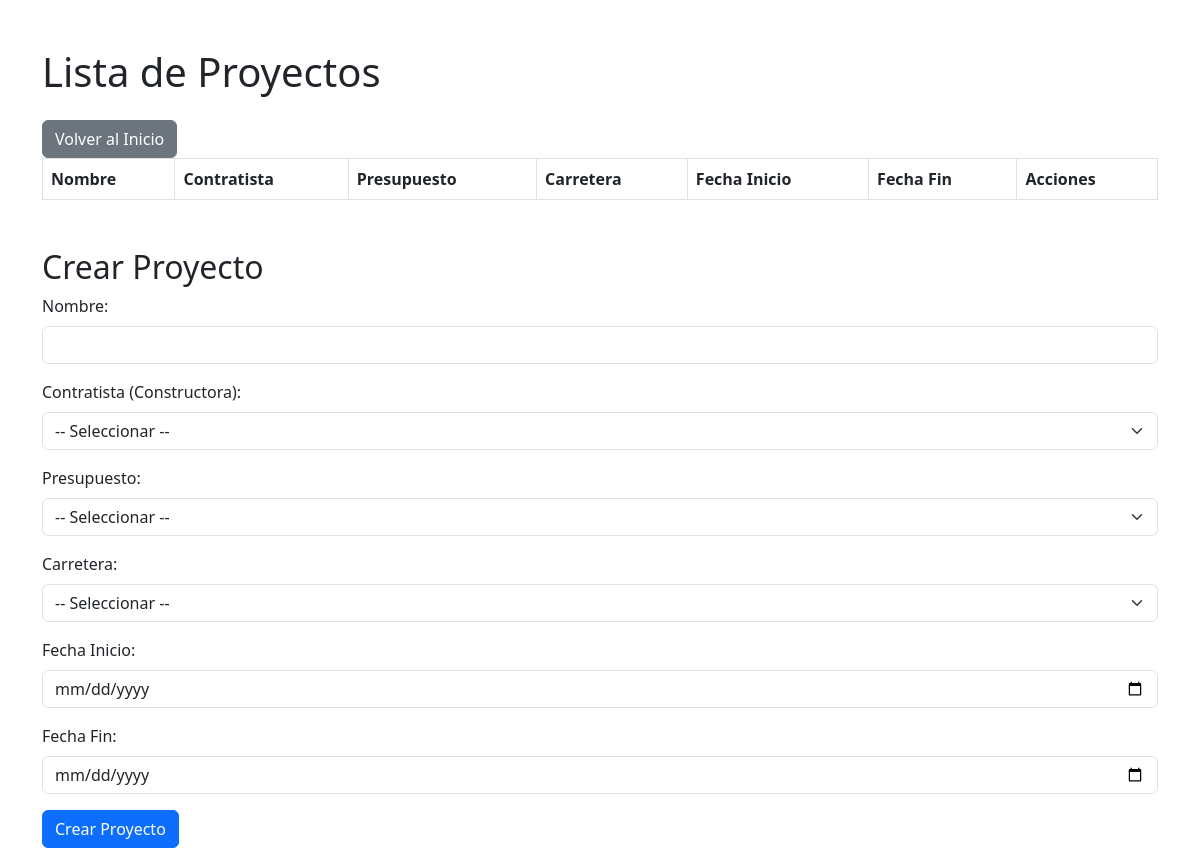
Before: /listar/proyectos/ with the older database file.
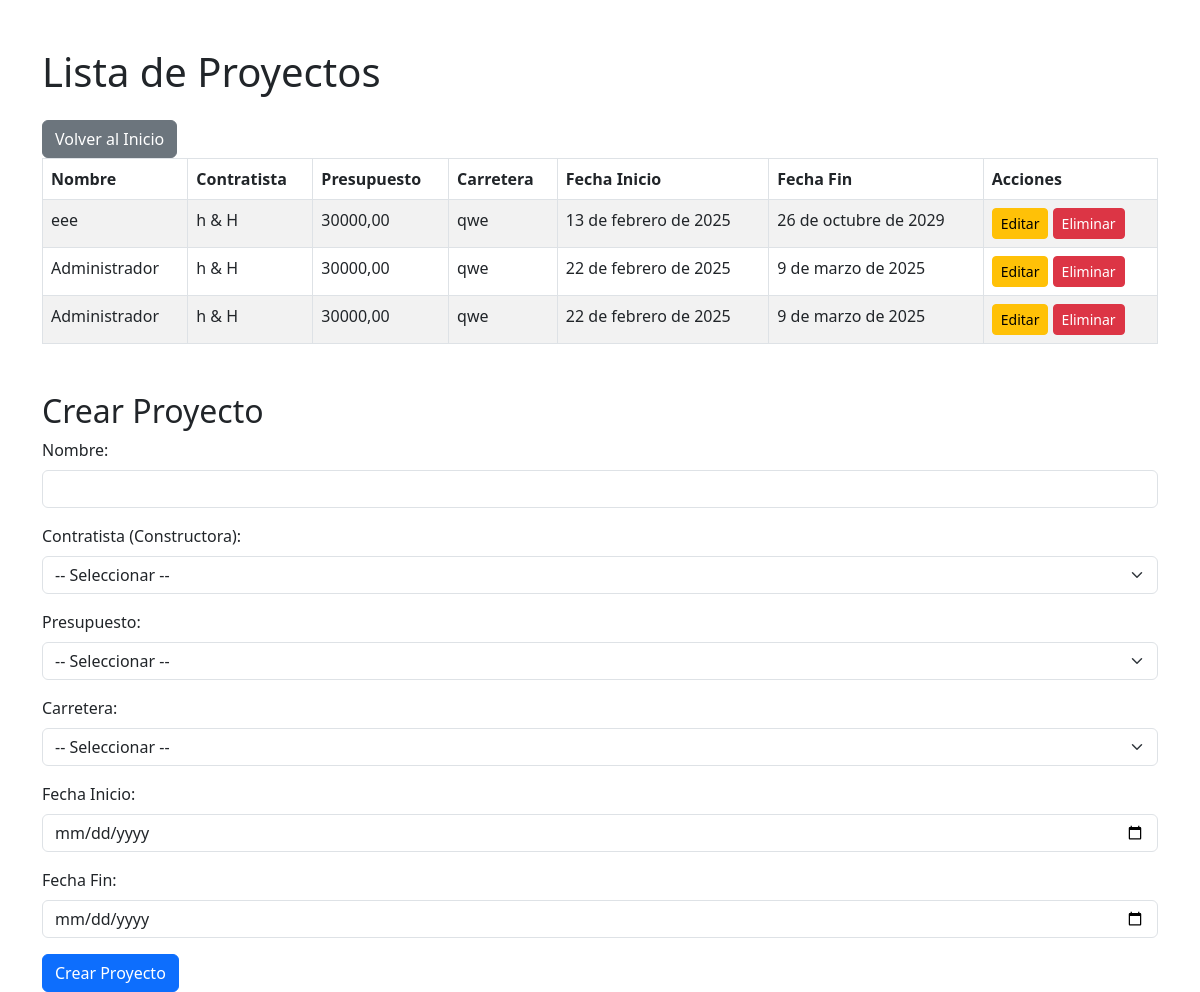
After: the same page with the newer database file.
### Aplicaciones/Obras/models.py (models this page shows, shortened)
class Proyecto(models.Model):
    nombre = models.CharField(max_length=200)
    constructora = models.ForeignKey(Constructora, on_delete=models.CASCADE)
    presupuesto = models.ForeignKey(Presupuesto, on_delete=models.CASCADE)
    carretera = models.ForeignKey(Carretera, on_delete=models.CASCADE)
    fecha_inicio = models.DateField()
    fecha_fin = models.DateField()

class Constructora(models.Model):
    nombre = models.CharField(max_length=200)
    direccion = models.CharField(max_length=500)
    telefono = models.CharField(max_length=20)
    representante = models.CharField(max_length=200)

class Presupuesto(models.Model):
    nombre = models.CharField(max_length=200)
    monto = models.DecimalField(max_digits=10, decimal_places=2)
    fecha = models.DateField()
    descripcion = models.TextField()

class Carretera(models.Model):
    nombre = models.CharField(max_length=200)
    ubicacion = models.CharField(max_length=500)
    longitud = models.FloatField()
    fecha_fin_estimada = models.DateField()

### Aplicaciones/Obras/views.py (the view)
# urls.py: path('listar/proyectos/', views.lista_proyectos, name='listar_proyectos'),
def lista_proyectos(request):
    proyectos = Proyecto.objects.all()  # Obtiene todos los proyectos
    constructoras = Constructora.objects.all()  # Obtiene todas las constructoras
    presupuestos = Presupuesto.objects.all()  # Obtiene todos los presupuestos
    carreteras = Carretera.objects.all()  # Obtiene todas las carreteras
    return render(request, 'lista_proyectos.html', {
        'proyectos': proyectos,
        'constructoras': constructoras,
        'presupuestos': presupuestos,
        'carreteras': carreteras
    })

### Aplicaciones/Obras/templates/lista_proyectos.html (shortened to what this page needs)
<!DOCTYPE html>
<html lang="es">
<head>
    <link href="https://cdn.jsdelivr.net/npm/bootstrap@5.3.0/dist/css/bootstrap.min.css" rel="stylesheet">
</head>
<body>
    <div class="container mt-5">
        <h1 class="mb-4">Lista de Proyectos</h1>
        <table class="table table-striped table-bordered">
            <thead>
                <tr>
                    <th>Nombre</th>
                    <th>Contratista</th>
                    <th>Presupuesto</th>
                    <th>Carretera</th>
                    <th>Fecha Inicio</th>
                    <th>Fecha Fin</th>
                    <th>Acciones</th>
                </tr>
            </thead>
            <tbody>
                {% for proyecto in proyectos %}
                    <tr>
                        <td>{{ proyecto.nombre }}</td>
                        <td>{{ proyecto.constructora.nombre }}</td>
                        <td>{{ proyecto.presupuesto.monto }}</td>
                        <td>{{ proyecto.carretera.nombre }}</td>
                        <td>{{ proyecto.fecha_inicio }}</td>
                        <td>{{ proyecto.fecha_fin }}</td>
                        <td>
                            <a href="{% url 'editar_proyecto' proyecto.pk %}" class="btn btn-warning btn-sm">Editar</a>
                            <a href="{% url 'eliminar_proyecto' proyecto.pk %}" class="btn btn-danger btn-sm">Eliminar</a>
                        </td>
                    </tr>
                {% endfor %}
            </tbody>
            <a href="{% url 'index' %}" class="btn btn-secondary">Volver al Inicio</a>
    </div>
        <h2 class="mt-5">Crear Proyecto</h2>
        <form action="{% url 'crear_proyecto' %}" method="POST">
            <div class="mb-3">
                <label for="nombre" class="form-label">Nombre:</label>
                <input type="text" name="nombre" id="nombre" class="form-control" required>
            </div>
            <div class="mb-3">
                <label for="constructora" class="form-label">Contratista (Constructora):</label>
                <select name="constructora" id="constructora" class="form-select" required>
                    <option value="">-- Seleccionar --</option>
                </select>
            </div>
            <div class="mb-3">
                <label for="presupuesto" class="form-label">Presupuesto:</label>
                <select name="presupuesto" id="presupuesto" class="form-select" required>
                    <option value="">-- Seleccionar --</option>
                </select>
            </div>
            <div class="mb-3">
                <label for="carretera" class="form-label">Carretera:</label>
                <select name="carretera" id="carretera" class="form-select" required>
                    <option value="">-- Seleccionar --</option>
                </select>
            </div>
            <div class="mb-3">
                <label for="fecha_inicio" class="form-label">Fecha Inicio:</label>
                <input type="date" name="fecha_inicio" id="fecha_inicio" class="form-control" required>
            </div>
            <div class="mb-3">
                <label for="fecha_fin" class="form-label">Fecha Fin:</label>
                <input type="date" name="fecha_fin" id="fecha_fin" class="form-control" required>
            </div>
            <button type="submit" class="btn btn-primary">Crear Proyecto</button>
        </form>
</body>
</html>

Changed rows visible on the page:
added Proyecto: nombre "eee", constructora.nombre "h & H", presupuesto.monto "30000,00", carretera.nombre "qwe", fecha_inicio "13 de febrero de 2025", fecha_fin "26 de octubre de 2029"
added Proyecto: nombre "Administrador", constructora.nombre "h & H", presupuesto.monto "30000,00", carretera.nombre "qwe", fecha_inicio "22 de febrero de 2025", fecha_fin "9 de marzo de 2025"
added Proyecto: nombre "Administrador", constructora.nombre "h & H", presupuesto.monto "30000,00", carretera.nombre "qwe", fecha_inicio "22 de febrero de 2025", fecha_fin "9 de marzo de 2025"
